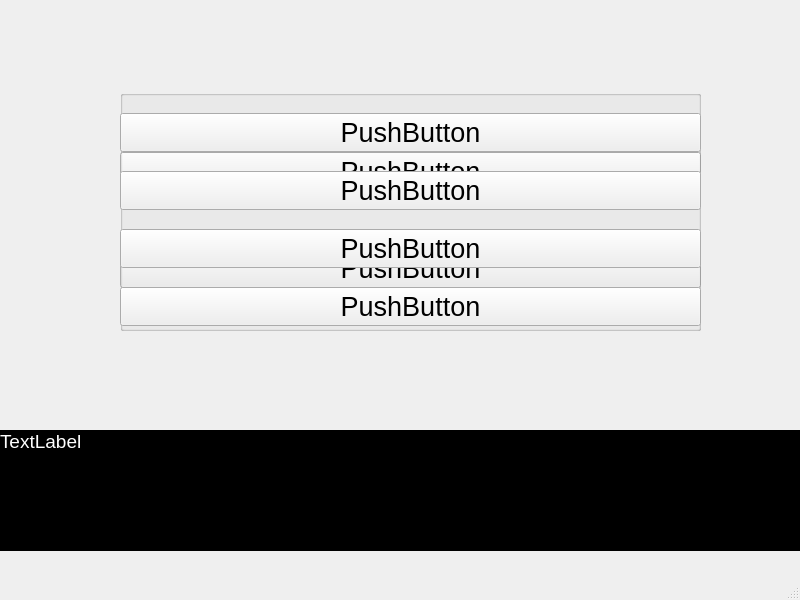
<?xml version="1.0" encoding="UTF-8"?>
<ui version="4.0">
 <class>MainWindow</class>
 <widget class="QMainWindow" name="MainWindow">
  <property name="geometry">
   <rect>
    <x>0</x>
    <y>0</y>
    <width>800</width>
    <height>600</height>
   </rect>
  </property>
  <property name="windowTitle">
   <string>MainWindow</string>
  </property>
  <widget class="QWidget" name="centralwidget">
   <widget class="QLabel" name="lbl_BackGround">
    <property name="geometry">
     <rect>
      <x>0</x>
      <y>0</y>
      <width>801</width>
      <height>441</height>
     </rect>
    </property>
    <property name="text">
     <string/>
    </property>
    <property name="pixmap">
     <pixmap>../images/bones.jpg</pixmap>
    </property>
    <property name="scaledContents">
     <bool>true</bool>
    </property>
   </widget>
   <widget class="QLabel" name="lbl_Text">
    <property name="geometry">
     <rect>
      <x>0</x>
      <y>430</y>
      <width>801</width>
      <height>121</height>
     </rect>
    </property>
    <property name="palette">
     <palette>
      <active>
       <colorrole role="WindowText">
        <brush brushstyle="SolidPattern">
         <color alpha="255">
          <red>255</red>
          <green>255</green>
          <blue>255</blue>
         </color>
        </brush>
       </colorrole>
       <colorrole role="Button">
        <brush brushstyle="SolidPattern">
         <color alpha="255">
          <red>0</red>
          <green>0</green>
          <blue>0</blue>
         </color>
        </brush>
       </colorrole>
       <colorrole role="Base">
        <brush brushstyle="SolidPattern">
         <color alpha="255">
          <red>0</red>
          <green>0</green>
          <blue>0</blue>
         </color>
        </brush>
       </colorrole>
       <colorrole role="Window">
        <brush brushstyle="SolidPattern">
         <color alpha="255">
          <red>0</red>
          <green>0</green>
          <blue>0</blue>
         </color>
        </brush>
       </colorrole>
      </active>
      <inactive>
       <colorrole role="WindowText">
        <brush brushstyle="SolidPattern">
         <color alpha="255">
          <red>255</red>
          <green>255</green>
          <blue>255</blue>
         </color>
        </brush>
       </colorrole>
       <colorrole role="Button">
        <brush brushstyle="SolidPattern">
         <color alpha="255">
          <red>0</red>
          <green>0</green>
          <blue>0</blue>
         </color>
        </brush>
       </colorrole>
       <colorrole role="Base">
        <brush brushstyle="SolidPattern">
         <color alpha="255">
          <red>0</red>
          <green>0</green>
          <blue>0</blue>
         </color>
        </brush>
       </colorrole>
       <colorrole role="Window">
        <brush brushstyle="SolidPattern">
         <color alpha="255">
          <red>0</red>
          <green>0</green>
          <blue>0</blue>
         </color>
        </brush>
       </colorrole>
      </inactive>
      <disabled>
       <colorrole role="WindowText">
        <brush brushstyle="SolidPattern">
         <color alpha="255">
          <red>120</red>
          <green>120</green>
          <blue>120</blue>
         </color>
        </brush>
       </colorrole>
       <colorrole role="Button">
        <brush brushstyle="SolidPattern">
         <color alpha="255">
          <red>0</red>
          <green>0</green>
          <blue>0</blue>
         </color>
        </brush>
       </colorrole>
       <colorrole role="Base">
        <brush brushstyle="SolidPattern">
         <color alpha="255">
          <red>0</red>
          <green>0</green>
          <blue>0</blue>
         </color>
        </brush>
       </colorrole>
       <colorrole role="Window">
        <brush brushstyle="SolidPattern">
         <color alpha="255">
          <red>0</red>
          <green>0</green>
          <blue>0</blue>
         </color>
        </brush>
       </colorrole>
      </disabled>
     </palette>
    </property>
    <property name="font">
     <font>
      <pointsize>14</pointsize>
     </font>
    </property>
    <property name="styleSheet">
     <string notr="true">background-color: rgb(0, 0, 0);</string>
    </property>
    <property name="text">
     <string>TextLabel</string>
    </property>
    <property name="scaledContents">
     <bool>false</bool>
    </property>
    <property name="alignment">
     <set>Qt::AlignLeading|Qt::AlignLeft|Qt::AlignTop</set>
    </property>
   </widget>
   <widget class="QLabel" name="lbl_Enemy">
    <property name="geometry">
     <rect>
      <x>240</x>
      <y>20</y>
      <width>251</width>
      <height>391</height>
     </rect>
    </property>
    <property name="text">
     <string/>
    </property>
    <property name="pixmap">
     <pixmap>../images/skeleton.png</pixmap>
    </property>
    <property name="scaledContents">
     <bool>true</bool>
    </property>
   </widget>
   <widget class="QGroupBox" name="gB_two">
    <property name="geometry">
     <rect>
      <x>120</x>
      <y>90</y>
      <width>581</width>
      <height>241</height>
     </rect>
    </property>
    <property name="title">
     <string/>
    </property>
    <widget class="QWidget" name="verticalLayoutWidget">
     <property name="geometry">
      <rect>
       <x>0</x>
       <y>10</y>
       <width>581</width>
       <height>241</height>
      </rect>
     </property>
     <layout class="QVBoxLayout" name="verticalLayout">
      <item>
       <widget class="QPushButton" name="btn_Two1">
        <property name="font">
         <font>
          <pointsize>20</pointsize>
         </font>
        </property>
        <property name="text">
         <string>PushButton</string>
        </property>
       </widget>
      </item>
      <item>
       <widget class="QPushButton" name="btn_Two2">
        <property name="font">
         <font>
          <pointsize>20</pointsize>
         </font>
        </property>
        <property name="text">
         <string>PushButton</string>
        </property>
       </widget>
      </item>
     </layout>
    </widget>
   </widget>
   <widget class="QGroupBox" name="gB_four">
    <property name="geometry">
     <rect>
      <x>120</x>
      <y>90</y>
      <width>581</width>
      <height>241</height>
     </rect>
    </property>
    <property name="focusPolicy">
     <enum>Qt::NoFocus</enum>
    </property>
    <property name="autoFillBackground">
     <bool>false</bool>
    </property>
    <property name="title">
     <string/>
    </property>
    <widget class="QWidget" name="verticalLayoutWidget_3">
     <property name="geometry">
      <rect>
       <x>0</x>
       <y>10</y>
       <width>581</width>
       <height>241</height>
      </rect>
     </property>
     <layout class="QVBoxLayout" name="verticalLayout_3">
      <item>
       <widget class="QPushButton" name="btn_Four1">
        <property name="font">
         <font>
          <pointsize>20</pointsize>
         </font>
        </property>
        <property name="text">
         <string>PushButton</string>
        </property>
       </widget>
      </item>
      <item>
       <widget class="QPushButton" name="btn_Four2">
        <property name="font">
         <font>
          <pointsize>20</pointsize>
         </font>
        </property>
        <property name="text">
         <string>PushButton</string>
        </property>
       </widget>
      </item>
      <item>
       <widget class="QPushButton" name="btn_Four3">
        <property name="font">
         <font>
          <pointsize>20</pointsize>
         </font>
        </property>
        <property name="text">
         <string>PushButton</string>
        </property>
       </widget>
      </item>
      <item>
       <widget class="QPushButton" name="btn_Four4">
        <property name="font">
         <font>
          <pointsize>20</pointsize>
         </font>
        </property>
        <property name="text">
         <string>PushButton</string>
        </property>
       </widget>
      </item>
     </layout>
    </widget>
   </widget>
  </widget>
  <widget class="QMenuBar" name="menubar">
   <property name="geometry">
    <rect>
     <x>0</x>
     <y>0</y>
     <width>800</width>
     <height>21</height>
    </rect>
   </property>
  </widget>
  <widget class="QStatusBar" name="statusbar"/>
 </widget>
 <resources/>
 <connections/>
</ui>
